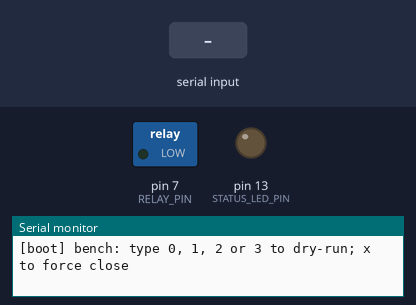
This sketch was run on a simulated Arduino Nano, built with avr-gcc and run on an emulated ATmega328P. Shown: switched loads named in the sketch (green lamp = pin HIGH), output pins drawn as LEDs (lit = HIGH), the last lines printed to the serial monitor. Inputs (shaded band) come from the test bench.

Above: at 1.2 s.
1.3 s: "30,150\n" received over Serial
At 1.7 s:
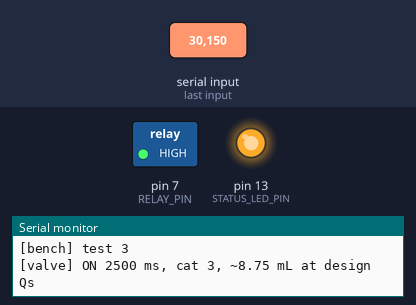
6.8 s: "200\n" received over Serial
At 10.0 s:
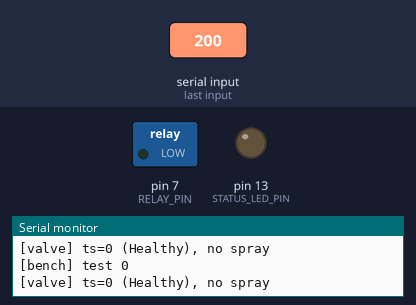
Timing chart, 0 to 11.5 s (numbered marks = the images above; inputs shaded):
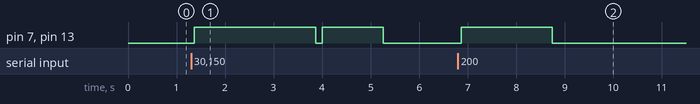

Measured:
- after the input at 1.3 s, pin 7 (RELAY_PIN), pin 13 (STATUS_LED_PIN): LOW → HIGH after 0.07 s, → LOW 2.5 s later, → HIGH 0.14 s later, → LOW 1.3 s later
- after the input at 6.8 s, pin 7 (RELAY_PIN), pin 13 (STATUS_LED_PIN): LOW → HIGH after 0.07 s, → LOW 1.9 s later

The sketch:

valve_controller.ino
```cpp
/*
  valve_controller.ino  (demo-stable build)
  ---------------------------------------------------------------------------
  BCE497J - Deep Learning and IoT-Based Real-Time Variable-Rate Chemical
  Spraying System for Disease Control in Paddy Crop.

  Arduino Nano V3.0 (ATmega328P). Receives a spray command from the ESP32-CAM
  over SoftwareSerial and opens the relay-driven solenoid valve for the
  requested duration, then closes it.

  This build is deliberately simple and blocking, because it is the version
  that behaves reliably on the bench with the pump running. The spray is one
  unbroken sequence: drive the relay OPEN, wait the requested time, drive it
  CLOSED. The close always runs immediately after the open in the same
  function call, so the valve cannot be left open by a missed timer pass.

  SERIAL PROTOCOL (matches esp32cam_sprayer.ino)
  ------------------------------------------------
      S<ms>,<cat>\n           (plain, no checksum)
  or  S<ms>,<cat>*<HH>\n       (with the v2 checksum; the '*...' part is
                               simply ignored here, so either form works)

      <ms>  : integer, solenoid open time in milliseconds (0 = no spray).
      <cat> : integer 0-3, category code (logging only).

  Bench/dry-run (USB Serial Monitor, 9600 baud):
      0..3  test sprays (0 = no-op, 1 = 1.25 s, 2 = 1.875 s, 3 = 2.5 s)
      x     force the valve closed right now

  SAFETY
  ------
  * MAX_VALVE_OPEN_MS caps a single spray so a bad reading cannot empty the
    tank.
  * The relay is driven to CLOSED before the pin becomes an output, and again
    at the very start of setup(), so the valve is never left open across a
    reset.

  Pin usage:
    D10  SoftwareSerial RX  <- ESP32-CAM GPIO1 (TX)
    D11  SoftwareSerial TX  -> (unused, reserved)
    D7   Relay IN
    D13  Onboard LED, lit while the valve is open
*/

#include <SoftwareSerial.h>

#define RX_PIN              10   // from ESP32-CAM GPIO1 (TX)
#define TX_PIN              11   // reserved, unused
#define RELAY_PIN            7
#define STATUS_LED_PIN      13

#define SERIAL_BAUD_TO_ESP32 9600
#define MAX_VALVE_OPEN_MS   5000UL   // hardware_implementation_plan.md section 11

// Relay board polarity.
//   0 = ACTIVE-HIGH: relay energises (valve OPENS) when D7 is HIGH.
//   1 = ACTIVE-LOW : relay energises (valve OPENS) when D7 is LOW.
// This board was confirmed on the bench as active-HIGH (both relay LEDs lit
// = valve open when D7 is HIGH), so leave this at 0.
#define RELAY_ACTIVE_LOW      0

inline void relayWrite(bool open) {
  int level;
  if (RELAY_ACTIVE_LOW) {
    level = open ? LOW : HIGH;
  } else {
    level = open ? HIGH : LOW;
  }
  digitalWrite(RELAY_PIN, level);
}

#define QS_MLS_DESIGN          3.5   // design value, debug printout only

// Bench durations for digits 0..3.
const unsigned long TEST_DURATION_MS[4] = {0, 1250, 1875, 2500};

SoftwareSerial espLink(RX_PIN, TX_PIN);

char lineBuf[32];
uint8_t lineLen = 0;

// ---------------------------------------------------------------------------
// Valve control: one unbroken OPEN -> wait -> CLOSE sequence.
// ---------------------------------------------------------------------------
void spray(unsigned long ms, int categoryCode) {
  if (ms == 0) {
    Serial.println(F("[valve] ts=0 (Healthy), no spray"));
    return;
  }
  if (ms > MAX_VALVE_OPEN_MS) {
    Serial.print(F("[safety] "));
    Serial.print(ms);
    Serial.print(F(" ms exceeds cap, clamped to "));
    Serial.println(MAX_VALVE_OPEN_MS);
    ms = MAX_VALVE_OPEN_MS;
  }

  Serial.print(F("[valve] ON "));
  Serial.print(ms);
  Serial.print(F(" ms, cat "));
  Serial.print(categoryCode);
  Serial.print(F(", ~"));
  Serial.print(ms / 1000.0 * QS_MLS_DESIGN, 2);
  Serial.println(F(" mL at design Qs"));
  Serial.flush();

  // OPEN
  relayWrite(true);
  digitalWrite(STATUS_LED_PIN, HIGH);

  // Hold open for the requested time. Blocking on purpose: the close below
  // is guaranteed to run right after, in the same call, with nothing that can
  // skip it.
  delay(ms);

  // CLOSE
  relayWrite(false);
  digitalWrite(STATUS_LED_PIN, LOW);
  Serial.println(F("[valve] CLOSED"));
}

// Force closed immediately (bench 'x').
void forceClose() {
  relayWrite(false);
  digitalWrite(STATUS_LED_PIN, LOW);
  Serial.println(F("[valve] force CLOSED"));
}

// ---------------------------------------------------------------------------
// Parse "S<ms>,<cat>" (any trailing "*<HH>" checksum is ignored).
// ---------------------------------------------------------------------------
void handleLine(const char *line) {
  if (line[0] != 'S') return;   // ignore all ESP32 debug text

  // ms = digits after 'S' up to the comma.
  const char *p = line + 1;
  unsigned long ms = 0;
  uint8_t digits = 0;
  while (*p >= '0' && *p <= '9' && digits < 7) {
    ms = ms * 10UL + (unsigned long)(*p - '0');
    p++;
    digits++;
  }
  if (digits == 0 || *p != ',') {
    Serial.println(F("[link] S-line ignored (bad format)"));
    return;
  }
  p++;  // skip comma
  int cat = 0;
  if (*p >= '0' && *p <= '3') {
    cat = *p - '0';
  }
  spray(ms, cat);
}

void pollEspLink() {
  while (espLink.available()) {
    char c = (char)espLink.read();
    if (c == '\n') {
      if (lineLen > 0) {
        lineBuf[lineLen] = '\0';
        handleLine(lineBuf);
      }
      lineLen = 0;
    } else if (c != '\r') {
      if (lineLen < sizeof(lineBuf) - 1) {
        lineBuf[lineLen++] = c;
      } else {
        lineLen = 0;   // overflow, drop the line
      }
    }
  }
}

void pollBench() {
  while (Serial.available()) {
    char c = (char)Serial.read();
    if (c == 'x' || c == 'X') {
      forceClose();
    } else if (c >= '0' && c <= '3') {
      int idx = c - '0';
      Serial.print(F("[bench] test "));
      Serial.println(idx);
      spray(TEST_DURATION_MS[idx], idx);
    }
  }
}

void setup() {
  // FAIL-SAFE: force the valve CLOSED the instant the board powers up or
  // resets, BEFORE anything else. If the pump browns out the Nano in the
  // middle of a spray, the board reboots straight into this, so the valve
  // can never be left stuck open by a reset. The relay is driven to its
  // closed level, then the pin is made an output, then driven closed again.
  relayWrite(false);
  pinMode(RELAY_PIN, OUTPUT);
  relayWrite(false);
  pinMode(STATUS_LED_PIN, OUTPUT);
  digitalWrite(STATUS_LED_PIN, LOW);

  Serial.begin(SERIAL_BAUD_TO_ESP32);
  espLink.begin(SERIAL_BAUD_TO_ESP32);

  Serial.println();
  Serial.println(F("[boot] PaddyGuard valve controller ready (valve forced CLOSED on boot)"));
  Serial.println(F("[boot] bench: type 0, 1, 2 or 3 to dry-run; x to force close"));
}

void loop() {
  pollEspLink();
  pollBench();
}
```
